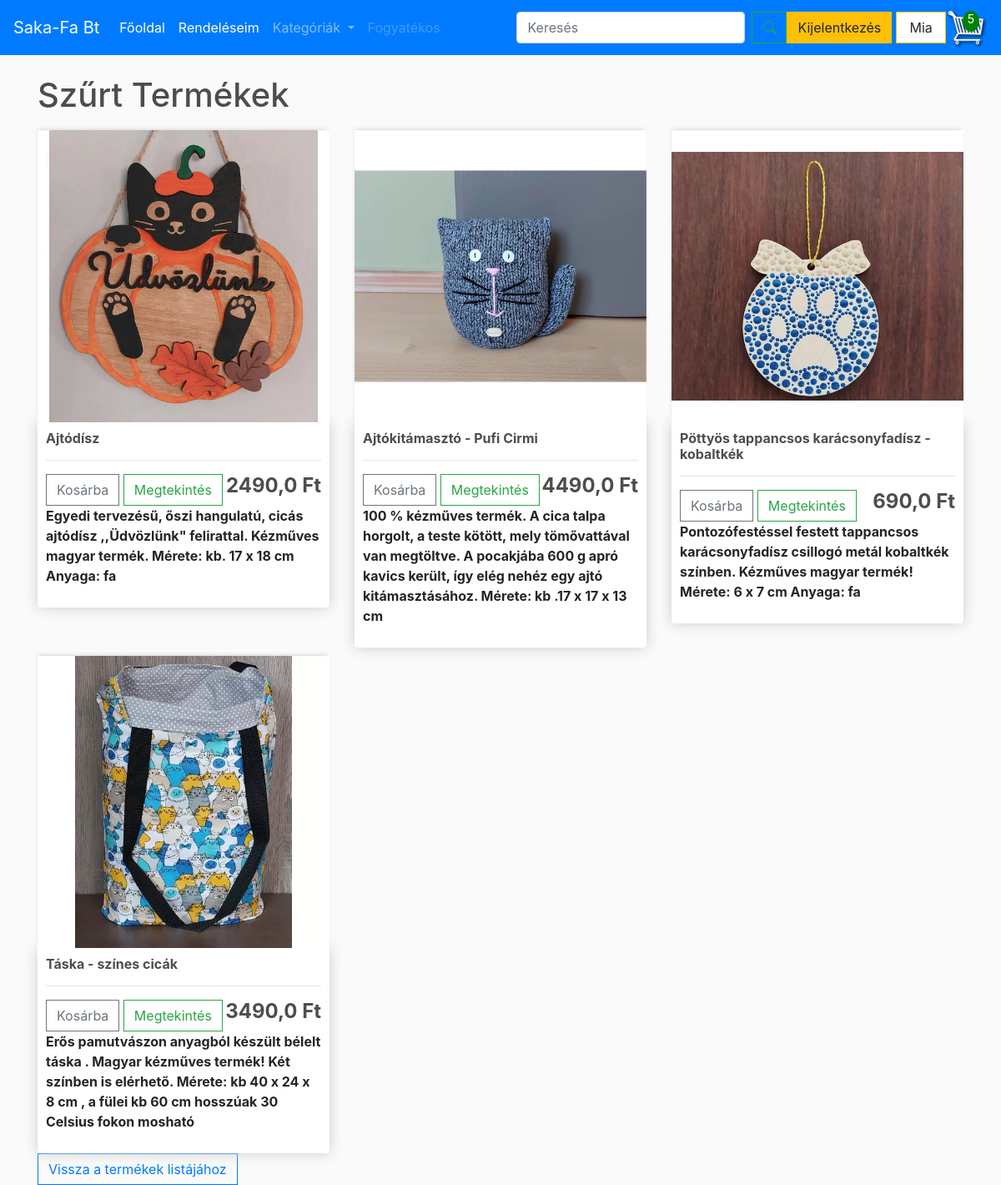
/filtered-products/ (signed in), run on an earlier commit of the app's database.
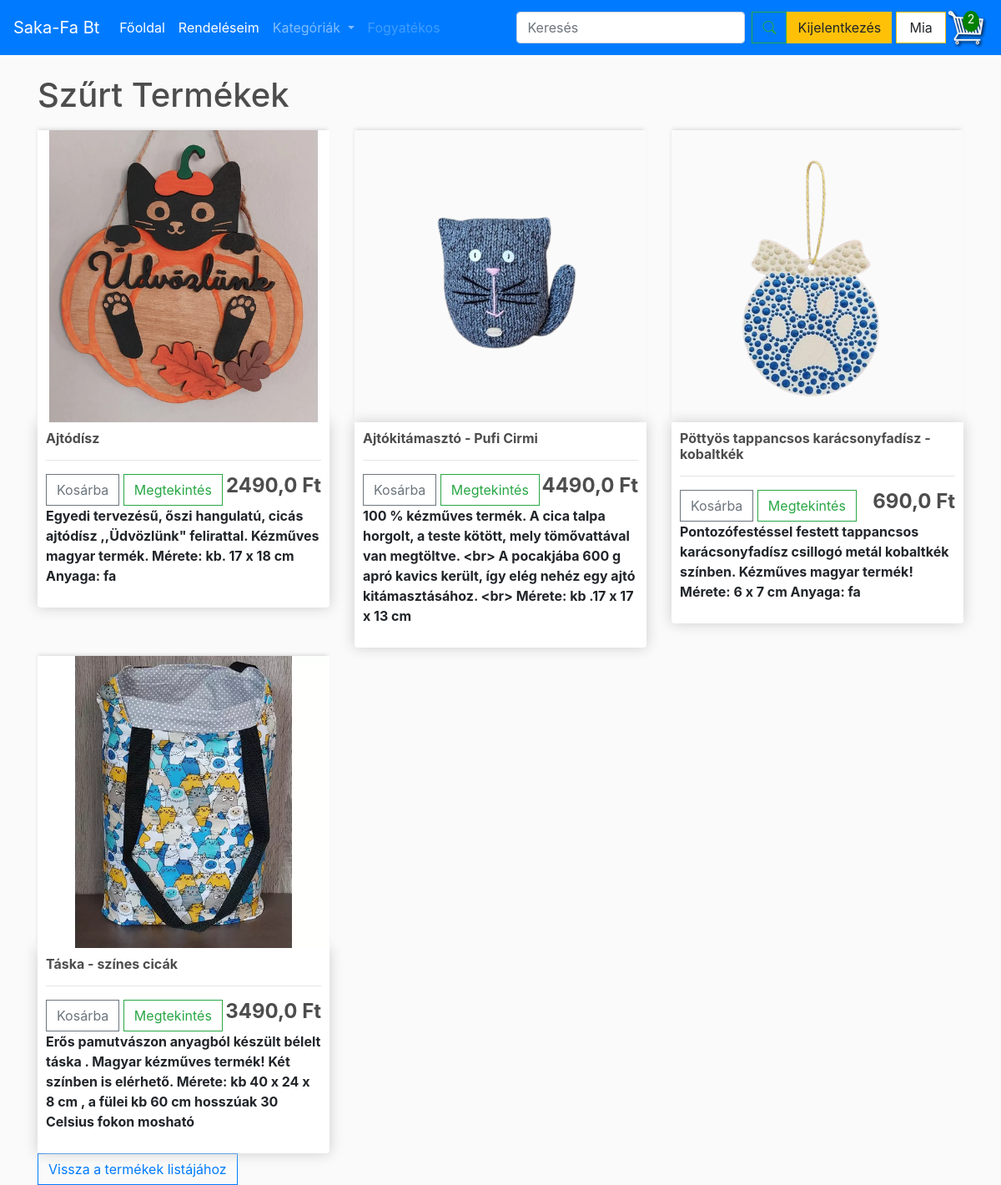
And on a later commit of the database.
### store/models.py (models this page shows, shortened)
class Product(models.Model):
    CATEGORY_CHOICES = [
        ('option1', 'FÁBÓL KÉSZÜLT'),
        ('option2', 'KÖTÖTT-HORGOLT'),
        ('option3', 'PÖTTYÖSCICA'),
        ('option4', 'TEXTIL'),
    ]
    name = models.CharField(max_length=200)
    price = models.FloatField()
    image = models.ImageField(null=True, blank=True)
    description = models.TextField(blank=True)  # Új mező a leíráshoz
    category = models.CharField(max_length=10, choices=CATEGORY_CHOICES, default='option1')  # Legördülő menü mező
    class Meta:
        verbose_name = "Termék"
        verbose_name_plural = "Termékek"
    @property
    def imageURL(self):
        try:
            url = self.image.url
        except:
            url = ''
        return url

### store/views.py (the view)
# urls.py: path('filtered-products/', filtered_products, name='filtered_products'),
def filtered_products(request):
    filter_option = request.GET.get('filter')
    print(f"Filter option: {filter_option}")  # Debug üzenet
    category_map = {
        'FÁB': 'option1',
        'kotott': 'option2',
        'pottos': 'option3',
        'textil': 'option4',
    }
    filter_option = category_map.get(filter_option, None)
    print(f"Mapped filter option: {filter_option}")  # Debug üzenet
    if filter_option:
        products = Product.objects.filter(category=filter_option)
        print(f"Filtered products: {products}")  # Debug üzenet
        if not products.exists():
            message = "Nincs ilyen termék a megadott kategóriában."
        else:
            message = ""
    else:
        products = Product.objects.all()
        message = ""
    cart_info = cartData(request)  # Hívjuk meg a cartData függvényt
    items = cart_info['items']  # Kosár elemek
    order = cart_info['order']  # Kosár adatok
    cartItems = cart_info['cartItems']  # Kosár elemek száma
    context = {
        'products': products,
        'items': items,  # Kosár elemek
        'order': order,  # Kosár adatok
        'cartItems': cartItems,  # Kosárban lévő elemek száma
        'message': message  # Üzenet a szűrésről
    }
    return render(request, 'store/filtered_products.html', context)

### store/models.py (called while the page is built)
    @property
    def get_cart_items(self):
        orderitems = self.orderitem_set.all()
        total = sum([item.quantity for item in orderitems])
        return total

### store/views.py (called while the page is built)
def cartData(request):
    if request.user.is_authenticated:
        customer = request.user.customer
        orders = Order.objects.filter(customer=customer, complete=False)
        if orders.exists():
            order = orders.first()
            items = order.orderitem_set.all()
            cartItems = order.get_cart_items
        else:
            items = []
            cartItems = 0
            order = {'get_cart_total': 0, 'get_cart_items': 0}  # Üres kosár
    else:
        items = []
        cartItems = 0
        order = {'get_cart_total': 0, 'get_cart_items': 0}  # Üres kosár
    return {'cartItems': cartItems, 'order': order, 'items': items}

### store/templates/store/filtered_products.html
{% extends "store/main.html" %}
{% load static %}
{% block content %}
<h1>Szűrt Termékek</h1>
<div class="row">
    {% for product in products %}
    <div class="col-lg-4">
        <img class="thumbnail" src="{{ product.imageURL }}" alt="{{ product.name }}">
        <div class="box-element product">
            <h6><strong>{{ product.name }}</strong></h6>
            <hr>
            <button data-product="{{ product.id }}" data-action="add" class="btn btn-outline-secondary add-btn update-cart">Kosárba</button>
            <a class="btn btn-outline-success" href="{% url 'product_detail' product.id %}">Megtekintés</a>
            <h4 style="display: inline-block; float: right;"><strong>{{ product.price }} Ft</strong></h4><br>
            <p style="display: inline-block;"><strong>{{ product.description }}</strong></p>
        </div>
    </div>
    {% empty %}
    <div>
        <h2>Nincsenek szűrt termékek.</h2>
    </div>
    {% endfor %}
</div>
<a href="{% url 'store' %}" class="btn btn-outline-primary">Vissza a termékek listájához</a>
{% endblock content %}

### store/templates/store/main.html (shortened to what this page needs)
<!DOCTYPE html>
{% load static %}
<html lang="hu">
<head>
    <link href="https://cdnjs.cloudflare.com/ajax/libs/bootstrap-icons/1.10.0/font/bootstrap-icons.min.css" rel="stylesheet">
    <link rel="stylesheet" href="https://cdnjs.cloudflare.com/ajax/libs/font-awesome/6.0.0-beta3/css/all.min.css">
    <link rel="stylesheet" href="https://stackpath.bootstrapcdn.com/bootstrap/4.4.1/css/bootstrap.min.css">
    <link rel="stylesheet" type="text/css" href="{% static 'css/main.css' %}">
</head>
<body>
<nav class="navbar navbar-expand-lg navbar-dark bg-primary">
    <a class="navbar-brand" href="#">Saka-Fa Bt</a>
    <div class="collapse navbar-collapse" id="navbarSupportedContent">
        <ul class="navbar-nav mr-auto">
            <li class="nav-item active">
                <a class="nav-link" href="{% url 'store' %}">Főoldal </a>
            </li>
            <li class="nav-item active">
                <a class="nav-link" href="{% url 'order_list' %}">Rendeléseim</a>
            </li>
            <li class="nav-item dropdown">
                <a class="nav-link dropdown-toggle" href="#" id="navbarDropdown" role="button" data-toggle="dropdown" aria-haspopup="true" aria-expanded="false">
                  Kategóriák
                </a>
              </li>
            <li class="nav-item">
                <a class="nav-link disabled" href="#">Fogyatékos</a>
            </li>
        </ul>
        <form class="d-flex align-items-center my-2 my-lg-0" method="GET" action="{% url 'search' %}">
            <input class="form-control mr-2" type="search" name="q" placeholder="Keresés" aria-label="Search">
            <button class="btn btn-outline-success" type="submit"><i class="bi bi-search" ></i></button>
        </form>
        <div class="form-inline my-2 my-lg-0">
            <div class="user-status" style="display: flex; align-items: center;">
                {% if user.is_authenticated %}
                    <form id="logout-form" method="POST" action="{% url 'logout' %}">
                        <button class="btn btn-warning">Kijelentkezés</button>
                    </form>
                    <p class="user">{{ user.username }}</p>
                {% else %}
                    <a href="{% url 'login' %}" class="btn btn-warning">Bejelentkezés</a>
                {% endif %}
            </div>
            {% if user.is_authenticated %}
            <div class="cart-container">
                <a href="{% url 'cart' %}" id="cart-icon-link">
                    <span id="cart-total">{{ cartItems }}</span>
                </a>
            </div>
            {% endif %}
        </div>
    </div>
</nav>
<div class="container">
    <br>
    {% block content %}
    {% endblock content %}
</div>
</body>
</html>

What changed in the data, as far as the page shows it:
changed Product "Ajtókitámasztó - Pufi Cirmi": imageURL: a different picture; description "…mely tömővattával van megtöltve. A pocakjába 600 g apró kavics került, így elég nehéz egy ajtó kitámasztásához. Mérete: kb .17 x…" → "…mely tömővattával van megtöltve. <br> A pocakjába 600 g apró kavics került, így elég nehéz egy ajtó kitámasztásához. <br> Mérete: kb .17 x…"
changed Product "Pöttyös tappancsos karácsonyfadísz - kobaltkék": imageURL: a different picture
Also different on the page:
{{ cartItems }}: "5" → "2"
